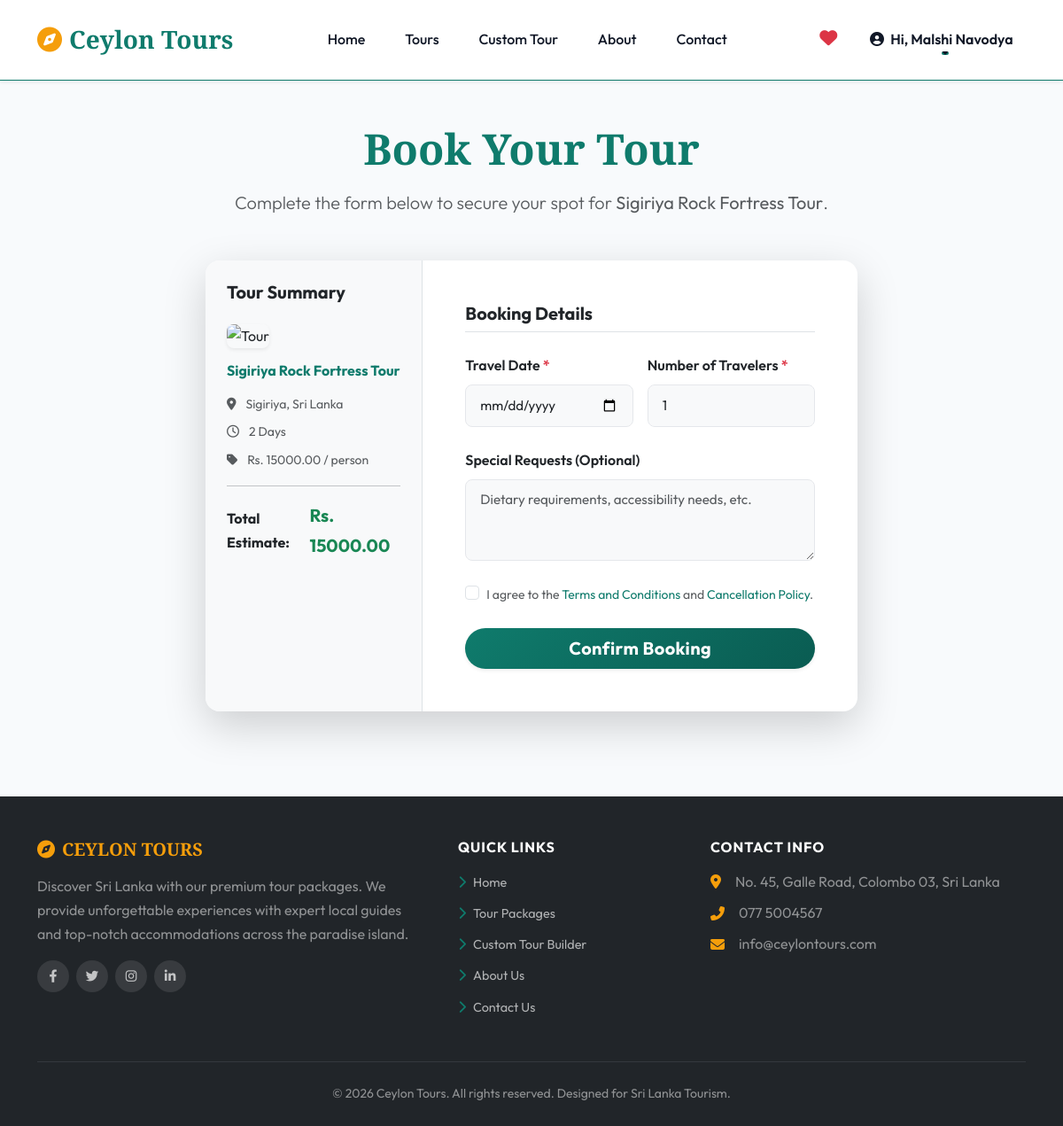
Page /index.php?route=book&id=1 (signed in) on the committed database.
### tables this page shows
CREATE TABLE `tour_packages` (
  `id` int(11) NOT NULL AUTO_INCREMENT,
  `title` varchar(255) NOT NULL,
  `destination` varchar(100) NOT NULL,
  `description` text NOT NULL,
  `category` enum('Adventure','Cultural','Wildlife','Beach','Family','Honeymoon','Religious') NOT NULL DEFAULT 'Cultural',
  `difficulty_level` enum('Easy','Moderate','Challenging') NOT NULL DEFAULT 'Easy',
  `includes_services` text DEFAULT NULL,
  `excluded_services` text DEFAULT NULL,
  `price` decimal(10,2) NOT NULL,
  `duration` int(11) NOT NULL COMMENT 'Duration in days',
  `image` varchar(255) DEFAULT NULL,
  `available_slots` int(11) NOT NULL,
  `rating` decimal(3,2) DEFAULT 0.00,
  `is_featured` tinyint(1) DEFAULT 0,
  `created_at` timestamp NOT NULL DEFAULT current_timestamp(),
  PRIMARY KEY (`id`)
);

### config/Database.php (called while the page is built, shortened)
<?php
class Database {
    private $host = "localhost";
    private $db_name = "tour_booking";
    private $username = "root";
    private $password = "";
    public function getConnection() {
        $this->conn = null;
        try {
            $this->conn = new PDO("mysql:host=" . $this->host . ";dbname=" . $this->db_name, $this->username, $this->password);
            $this->conn->setAttribute(PDO::ATTR_ERRMODE, PDO::ERRMODE_EXCEPTION);
            $this->conn->setAttribute(PDO::ATTR_DEFAULT_FETCH_MODE, PDO::FETCH_ASSOC);
        } catch(PDOException $exception) {
            echo "Database Connection Error: " . $exception->getMessage();
        }
        return $this->conn;
    }
}
?>

### models/Package.php (called while the page is built, shortened)
<?php
class Package {
    private $conn;
    private $table_name = "tour_packages";
    public $id;
    public function __construct($db) {
        $this->conn = $db;
    }
    public function readOne() {
        $query = "SELECT * FROM " . $this->table_name . " WHERE id = ? LIMIT 0,1";
        $stmt = $this->conn->prepare($query);
        $stmt->bindParam(1, $this->id);
        $stmt->execute();
        $row = $stmt->fetch(PDO::FETCH_ASSOC);
        if ($row) {
            $this->title             = $row['title'];
            $this->destination       = $row['destination'];
            $this->price             = $row['price'];
            $this->duration          = $row['duration'];
            $this->available_slots   = $row['available_slots'];
            return true;
        }
        return false;
    }
}
?>

### views/public/booking.php (the view, shortened to what this page needs)
<?php require_once 'includes/header.php'; ?>
<div class="container py-5">
    <div class="row justify-content-center">
        <div class="col-lg-8">
            <div class="text-center mb-5">
                <h1 class="display-5 fw-bold brand-font text-primary mb-3">Book Your Tour</h1>
                <p class="lead text-muted">Complete the form below to secure your spot for <strong><?php echo htmlspecialchars($this->package->title); ?></strong>.</p>
            </div>
            <div class="card border-0 shadow-lg rounded-4 overflow-hidden">
                <div class="row g-0">
                    <div class="col-md-4 bg-light p-4 border-end">
                        <h5 class="fw-bold mb-4">Tour Summary</h5>
                        <img src="assets/images/placeholder-tour.jpg" class="img-fluid rounded-3 mb-3 shadow-sm" alt="Tour">
                        <h6 class="fw-bold text-primary"><?php echo htmlspecialchars($this->package->title); ?></h6>
                        <ul class="list-unstyled text-muted small mt-3">
                            <li class="mb-2"><i class="fas fa-map-marker-alt me-2"></i> <?php echo htmlspecialchars($this->package->destination); ?></li>
                            <li class="mb-2"><i class="far fa-clock me-2"></i> <?php echo htmlspecialchars($this->package->duration); ?> Days</li>
                            <li class="mb-2"><i class="fas fa-tag me-2"></i> Rs. <?php echo htmlspecialchars($this->package->price); ?> / person</li>
                        </ul>
                        <hr>
                        <div class="d-flex justify-content-between align-items-center mt-3">
                            <span class="fw-bold">Total Estimate:</span>
                            <span class="fw-bold text-success fs-5" id="total-price">Rs. 0.00</span>
                        </div>
                    </div>
                    <div class="col-md-8 p-4 p-md-5">
                        <form action="index.php?route=store_booking" method="POST" id="bookingForm" class="needs-validation" novalidate>
                            <h5 class="fw-bold mb-4 border-bottom pb-2">Booking Details</h5>
                            <div class="row g-3 mb-4">
                                <div class="col-md-6">
                                    <label class="form-label fw-semibold">Travel Date <span class="text-danger">*</span></label>
                                    <input type="date" class="form-control bg-light" name="travel_date" required min="<?php echo date('Y-m-d', strtotime('+1 day')); ?>">
                                </div>
                                <div class="col-md-6">
                                    <label class="form-label fw-semibold">Number of Travelers <span class="text-danger">*</span></label>
                                    <input type="number" class="form-control bg-light" name="travelers" id="travelers-input" min="1" max="<?php echo $this->package->available_slots; ?>" required value="1">
                                </div>
                            </div>
                            <div class="mb-4">
                                <label class="form-label fw-semibold">Special Requests (Optional)</label>
                                <textarea class="form-control bg-light" name="special_requests" rows="3" placeholder="Dietary requirements, accessibility needs, etc."></textarea>
                            </div>
                            <div class="form-check mb-4">
                                <input class="form-check-input" type="checkbox" value="" id="termsCheck" required>
                                <label class="form-check-label text-muted small" for="termsCheck">
                                    I agree to the <a href="#" class="text-primary text-decoration-none">Terms and Conditions</a> and <a href="#" class="text-primary text-decoration-none">Cancellation Policy</a>.
                                </label>
                            </div>
                            <button type="submit" class="btn btn-primary btn-lg w-100 rounded-pill fw-bold shadow-sm">Confirm Booking</button>
                        </form>
                    </div>
                </div>
            </div>
        </div>
    </div>
</div>
<?php require_once 'includes/footer.php'; ?>

### assets/css/style.css (style rules this page uses)
:root { --primary: #0f7b6c; --primary-dark: #0a5c52; --primary-light: #e8f5f3; --accent: #f59e0b; --accent-dark: #d97706; --secondary: #6b7280; --dark: #111827; --light: #f9fafb; --white: #ffffff; --danger: #ef4444; --success: #10b981; --info: #3b82f6; --shadow-sm: 0 1px 3px rgba(0, 0, 0, .08), 0 1px 2px rgba(0, 0, 0, .04); --shadow-md: 0 4px 12px rgba(0, 0, 0, .10), 0 2px 4px rgba(0, 0, 0, .05); --shadow-lg: 0 20px 48px rgba(0, 0, 0, .14), 0 8px 16px rgba(0, 0, 0, .06); --shadow-xl: 0 32px 64px rgba(0, 0, 0, .18); --radius-sm: .5rem; --radius-md: 1rem; --radius-lg: 1.5rem; --radius-xl: 2rem; --transition: .3s cubic-bezier(.4, 0, .2, 1); --transition-fast: .15s cubic-bezier(.4, 0, .2, 1); }
*, *::before, *::after { box-sizing: border-box; }
html { scroll-behavior: smooth; }
body { font-family: 'Outfit', sans-serif; color: #374151; background: #f8fafc; line-height: 1.7; }
.brand-font { font-family: 'Playfair Display', serif; }
.btn-primary, .bg-primary { background-color: var(--primary) !important; border-color: var(--primary) !important; }
.text-primary { color: var(--primary) !important; }
a { color: var(--primary); }
.btn { font-weight: 600; letter-spacing: .4px; transition: var(--transition); border-radius: var(--radius-sm); }
.btn-primary { background: linear-gradient(135deg, var(--primary), var(--primary-dark)); border: none; color: #fff !important; }
.form-control, .form-select { padding: .7rem 1rem; border-radius: var(--radius-sm); border: 1.5px solid #e5e7eb; transition: var(--transition-fast); font-size: .95rem; }
.rounded-4 { border-radius: var(--radius-md) !important; }

### rows in the picture
tour_packages: title "Sigiriya Rock Fortress Tour", destination "Sigiriya, Sri Lanka", duration "2", price "15000.00"

### other values in the picture
$_SESSION['customer_name'] "Malshi Navodya"
